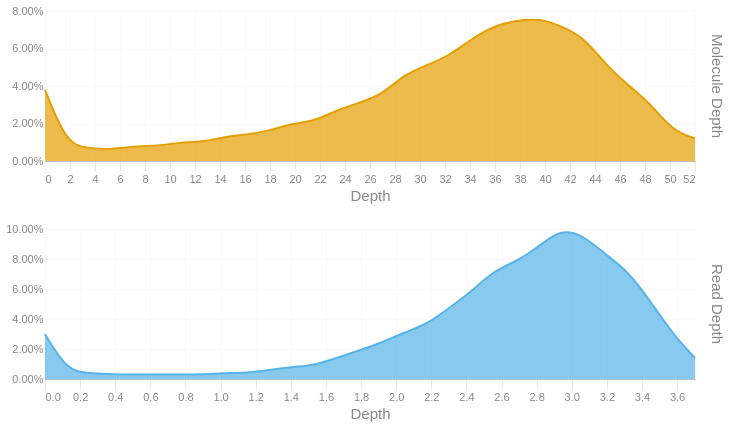

This figure's notebook cell:
### Code cell
readdep = depth_hist(tb['Read Depth'], q99, 3)
readdep = readdep.with_columns(pl.lit('Read Depth').alias('Metric'))
if not SKIPLR:
    moldep = depth_hist(tb['Molecule Depth'], mol_q99, 1)
    moldep = moldep.with_columns(pl.lit('Molecule Depth').alias('Metric'))
    _hist = pl.concat([readdep, moldep])
    _hist = _hist.filter(pl.col('Proportion') != 0)
    with SafeRender(_hist):
        (
            alt.Chart(_hist)        
            .mark_area(interpolate = "basis")
            .encode(
                x=alt.X('Bin:Q').scale(domainMin=0).axis(alt.Axis(title='Depth')),
                y = alt.Y('Proportion:Q', title = None).axis(format = '.2%'),
                color = alt.Color('Metric:N').legend(None),
                row = alt.Row("Metric:N").header(title = None, labelOrient = 'right'),
                tooltip = [
                    alt.Tooltip("Metric:N", title = "Metric"),
                    alt.Tooltip('Interval:N', title = "Depth Interval"),
                    alt.Tooltip('Proportion:Q', title = "% Alignments").format('.2%')
                ]
            )
            .resolve_scale(x='independent', y='independent')
            .properties(
                height = 150, width = 650,
                usermeta={'embedOptions': {'downloadFileName': f'{samplename}.depth.hist'}}
            )
        ).display()
else:
    readdep = readdep.filter(pl.col('Proportion') != 0)
    with SafeRender(readdep):
        (
            alt.Chart(readdep)        
            .mark_area(interpolate = "basis")
            .encode(
                x=alt.X('Bin:Q').scale(domainMin=0).axis(alt.Axis(title='Depth')),
                y = alt.Y('Proportion:Q', title = None).axis(format = '.2%'),
                tooltip = [
                    alt.Tooltip('Interval:N', title = "Depth Interval"),
                    alt.Tooltip('Proportion:Q', title = "% Alignments").format('.2%')
                ]
            )
            .properties(
                usermeta={'embedOptions': {'downloadFileName': f'{samplename}.depth.hist'}}
            )
        ).display()

### Figure 1 — Vega-Lite specification as saved in the notebook (floating-point values rounded to 4 significant figures)
{"width": 650, "height": 150, "config": {"title": {"anchor": "start", "dy": -15, "fontSize": 18, "color": "#888888", "subtitleColor": "#888888", "subtitleFontSize": 14}, "arc": {"fill": "#0072B2"}, "axis": {"domainColor": "#888888", "domainWidth": 0.5, "gridWidth": 0.2, "grid": false, "titleFontWeight": 400, "titleFontSize": 15, "labelFontSize": 11, "labelColor": "#888888", "tickColor": "#888888", "tickWidth": 0.2, "titleColor": "#888888"}, "axisBand": {"grid": false}, "axisX": {"grid": true, "tickSize": 10, "domainCap": "round"}, "axisY": {"domain": false, "grid": true, "tickSize": 0, "domainCap": "round"}, "background": "transparent", "header": {"labelFontSize": 15, "labelColor": "#888888", "titleFontSize": 15, "titleFontWeight": 600, "titleColor": "#888888"}, "legend": {"labelFont": "sans-serif", "labelFontSize": 12, "labelColor": "#888888", "symbolSize": 100, "symbolType": "circle", "titleFontSize": 12, "titlePadding": 10, "titleColor": "#888888", "title": null}, "range": {"category": ["#E69F00", "#56B4E9", "#009E73", "#F0E442", "#0072B2", "#D55E00", "#CC79A7", "#000000"], "diverging": ["#cfe8f3", "#a2d4ec", "#73bfe2", "#46abdb", "#1696d2", "#12719e"]}, "area": {"fill": "#0072B2", "fillOpacity": 0.7, "line": true, "strokeOpacity": 0.7}, "line": {"color": "#0072B2", "stroke": "#0072B2", "strokeWidth": 2}, "trail": {"color": "#0072B2", "stroke": "#0072B2", "strokeWidth": 0, "size": 1}, "point": {"filled": true, "fillOpacity": 1.0, "size": 95}, "text": {"color": "#888888", "fontSize": 11, "align": "right", "fontWeight": 400, "size": 11}, "bar": {"fill": "#0072B2", "stroke": null}, "view": {"stroke": null, "continuousWidth": 660, "continuousHeight": 400}}, "data": {"name": "data-7a2bf466ee89d2c3b82bc66bbbdbbf7a"}, "mark": {"type": "area", "interpolate": "basis"}, "encoding": {"color": {"field": "Metric", "legend": null, "type": "nominal"}, "row": {"field": "Metric", "header": {"title": null, "labelOrient": "right"}, "type": "nominal"}, "tooltip": [{"field": "Metric", "title": "Metric", "type": "nominal"}, {"field": "Interval", "title": "Depth Interval", "type": "nominal"}, {"field": "Proportion", "format": ".2%", "title": "% Alignments", "type": "quantitative"}], "x": {"axis": {"title": "Depth"}, "field": "Bin", "scale": {"domainMin": 0}, "type": "quantitative"}, "y": {"axis": {"format": ".2%"}, "field": "Proportion", "title": null, "type": "quantitative"}}, "resolve": {"scale": {"x": "independent", "y": "independent"}}, "usermeta": {"embedOptions": {"downloadFileName": "S6_Kennetcook_3565.depth.hist"}}, "$schema": "https://vega.github.io/schema/vega-lite/v6.1.0.json", "datasets": {"data-7a2bf466ee89d2c3b82bc66bbbdbbf7a": [{"Bin": 0.0, "Interval": "0.0-0.128", "Proportion": 0.03, "Metric": "Read Depth"}, {"Bin": 0.128, "Interval": "0.128-0.255", "Proportion": 0.005, "Metric": "Read Depth"}, {"Bin": 0.255, "Interval": "0.255-0.383", "Proportion": 0.004, "Metric": "Read Depth"}, {"Bin": 0.383, "Interval": "0.383-0.511", "Proportion": 0.003, "Metric": "Read Depth"}, {"Bin": 0.511, "Interval": "0.511-0.638", "Proportion": 0.003, "Metric": "Read Depth"}, {"Bin": 0.638, "Interval": "0.638-0.766", "Proportion": 0.003, "Metric": "Read Depth"}, {"Bin": 0.766, "Interval": "0.766-0.894", "Proportion": 0.003, "Metric": "Read Depth"}, {"Bin": 0.894, "Interval": "0.894-1.021", "Proportion": 0.003, "Metric": "Read Depth"}, {"Bin": 1.021, "Interval": "1.021-1.149", "Proportion": 0.004, "Metric": "Read Depth"}, {"Bin": 1.149, "Interval": "1.149-1.277", "Proportion": 0.004, "Metric": "Read Depth"}, {"Bin": 1.277, "Interval": "1.277-1.404", "Proportion": 0.006, "Metric": "Read Depth"}, {"Bin": 1.404, "Interval": "1.404-1.532", "Proportion": 0.008, "Metric": "Read Depth"}, {"Bin": 1.532, "Interval": "1.532-1.66", "Proportion": 0.009, "Metric": "Read Depth"}, {"Bin": 1.66, "Interval": "1.66-1.787", "Proportion": 0.014, "Metric": "Read Depth"}, {"Bin": 1.787, "Interval": "1.787-1.915", "Proportion": 0.019, "Metric": "Read Depth"}, {"Bin": 1.915, "Interval": "1.915-2.043", "Proportion": 0.024, "Metric": "Read Depth"}, {"Bin": 2.043, "Interval": "2.043-2.17", "Proportion": 0.031, "Metric": "Read Depth"}, {"Bin": 2.17, "Interval": "2.17-2.298", "Proportion": 0.036, "Metric": "Read Depth"}, {"Bin": 2.298, "Interval": "2.298-2.426", "Proportion": 0.047, "Metric": "Read Depth"}, {"Bin": 2.426, "Interval": "2.426-2.553", "Proportion": 0.058, "Metric": "Read Depth"}, {"Bin": 2.553, "Interval": "2.553-2.681", "Proportion": 0.072, "Metric": "Read Depth"}, {"Bin": 2.681, "Interval": "2.681-2.809", "Proportion": 0.078, "Metric": "Read Depth"}, {"Bin": 2.809, "Interval": "2.809-2.936", "Proportion": 0.088, "Metric": "Read Depth"}, {"Bin": 2.936, "Interval": "2.936-3.064", "Proportion": 0.1, "Metric": "Read Depth"}, {"Bin": 3.064, "Interval": "3.064-3.192", "Proportion": 0.096, "Metric": "Read Depth"}, {"Bin": 3.192, "Interval": "3.192-3.319", "Proportion": 0.083, "Metric": "Read Depth"}, {"Bin": 3.319, "Interval": "3.319-3.447", "Proportion": 0.072, "Metric": "Read Depth"}, {"Bin": 3.447, "Interval": "3.447-3.575", "Proportion": 0.052, "Metric": "Read Depth"}, {"Bin": 3.575, "Interval": "3.575-3.702", "Proportion": 0.03, "Metric": "Read Depth"}, {"Bin": 3.702, "Interval": "3.702-3.83", "Proportion": 0.014, "Metric": "Read Depth"}, {"Bin": 0.0, "Interval": "0.0-1.8", "Proportion": 0.038, "Metric": "Molecule Depth"}, {"Bin": 1.8, "Interval": "1.8-3.6", "Proportion": 0.008, "Metric": "Molecule Depth"}, {"Bin": 3.6, "Interval": "3.6-5.4", "Proportion": 0.007, "Metric": "Molecule Depth"}, {"Bin": 5.4, "Interval": "5.4-7.2", "Proportion": 0.006, "Metric": "Molecule Depth"}, {"Bin": 7.2, "Interval": "7.2-9.0", "Proportion": 0.008, "Metric": "Molecule Depth"}, {"Bin": 9.0, "Interval": "9.0-10.8", "Proportion": 0.008, "Metric": "Molecule Depth"}, {"Bin": 10.8, "Interval": "10.8-12.6", "Proportion": 0.01, "Metric": "Molecule Depth"}, {"Bin": 12.6, "Interval": "12.6-14.4", "Proportion": 0.01, "Metric": "Molecule Depth"}, {"Bin": 14.4, "Interval": "14.4-16.1", "Proportion": 0.013, "Metric": "Molecule Depth"}, {"Bin": 16.1, "Interval": "16.1-17.9", "Proportion": 0.014, "Metric": "Molecule Depth"}, {"Bin": 17.9, "Interval": "17.9-19.7", "Proportion": 0.016, "Metric": "Molecule Depth"}, {"Bin": 19.7, "Interval": "19.7-21.5", "Proportion": 0.02, "Metric": "Molecule Depth"}, {"Bin": 21.5, "Interval": "21.5-23.3", "Proportion": 0.021, "Metric": "Molecule Depth"}, {"Bin": 23.3, "Interval": "23.3-25.1", "Proportion": 0.027, "Metric": "Molecule Depth"}, {"Bin": 25.1, "Interval": "25.1-26.9", "Proportion": 0.031, "Metric": "Molecule Depth"}, {"Bin": 26.9, "Interval": "26.9-28.7", "Proportion": 0.035, "Metric": "Molecule Depth"}, {"Bin": 28.7, "Interval": "28.7-30.5", "Proportion": 0.046, "Metric": "Molecule Depth"}, {"Bin": 30.5, "Interval": "30.5-32.3", "Proportion": 0.051, "Metric": "Molecule Depth"}, {"Bin": 32.3, "Interval": "32.3-34.1", "Proportion": 0.056, "Metric": "Molecule Depth"}, {"Bin": 34.1, "Interval": "34.1-35.9", "Proportion": 0.065, "Metric": "Molecule Depth"}, {"Bin": 35.9, "Interval": "35.9-37.7", "Proportion": 0.072, "Metric": "Molecule Depth"}, {"Bin": 37.7, "Interval": "37.7-39.5", "Proportion": 0.075, "Metric": "Molecule Depth"}, {"Bin": 39.5, "Interval": "39.5-41.3", "Proportion": 0.076, "Metric": "Molecule Depth"}, {"Bin": 41.3, "Interval": "41.3-43.1", "Proportion": 0.072, "Metric": "Molecule Depth"}, {"Bin": 43.1, "Interval": "43.1-44.9", "Proportion": 0.066, "Metric": "Molecule Depth"}, {"Bin": 44.9, "Interval": "44.9-46.7", "Proportion": 0.051, "Metric": "Molecule Depth"}, {"Bin": 46.7, "Interval": "46.7-48.4", "Proportion": 0.04, "Metric": "Molecule Depth"}, {"Bin": 48.4, "Interval": "48.4-50.2", "Proportion": 0.031, "Metric": "Molecule Depth"}, {"Bin": 50.2, "Interval": "50.2-52.0", "Proportion": 0.016, "Metric": "Molecule Depth"}, {"Bin": 52.0, "Interval": "52.0-53.83", "Proportion": 0.012, "Metric": "Molecule Depth"}]}}
